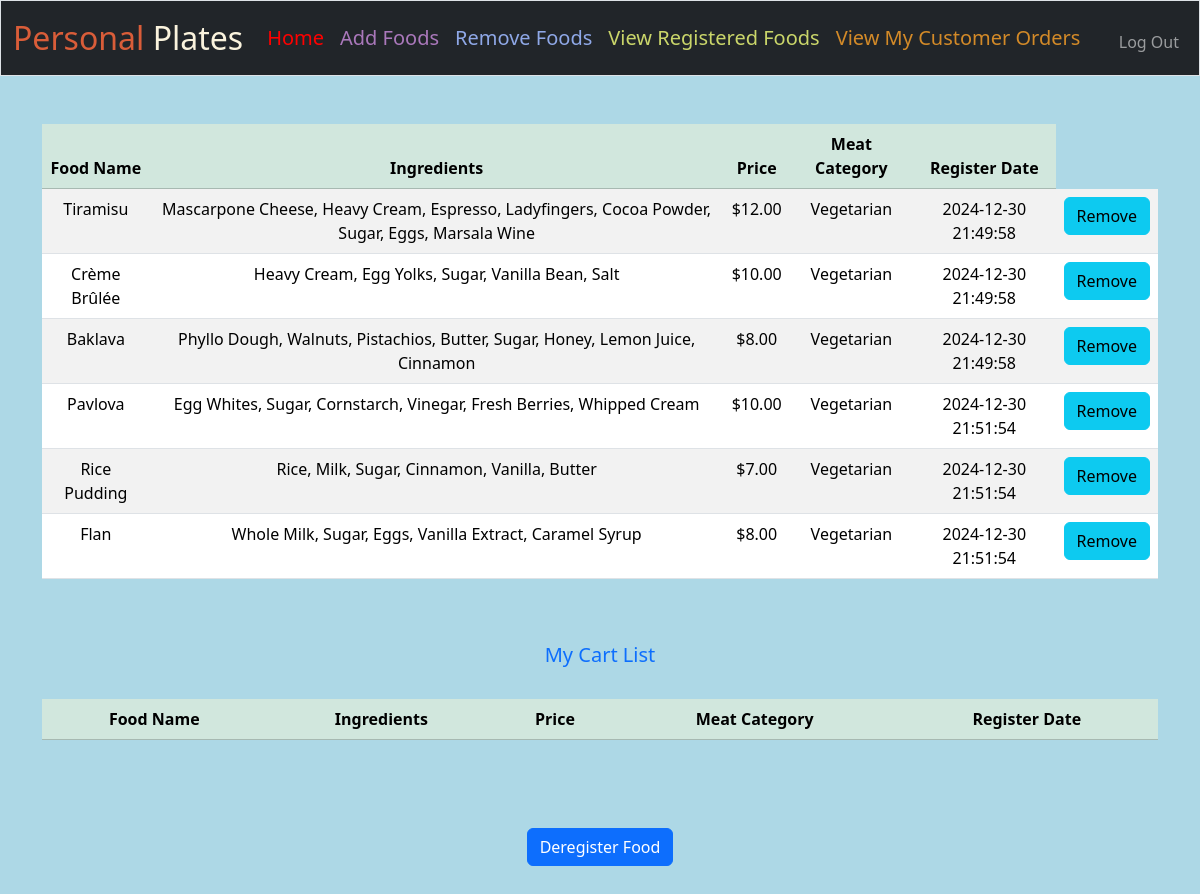
Page /chef_move_menu_from_cart (signed in) on the committed database.
### tables this page shows
CREATE TABLE chef_menu(id INTEGER PRIMARY KEY AUTOINCREMENT NOT NULL,chef_id INTEGER NOT NULL,food_name TEXT NOT NULL,price NUMERIC NOT NULL,ingredients TEXT NOT NULL,register_date TIMESTAMP NOT NULL,meat_category TEXT NOT NULL);

### app.py (the view)
@app.route("/chef_move_menu_from_cart", methods=["GET", "POST"])
@login_chef_required
def chef_move_menu_from_cart():
    if 'chef_cart_remove' not in session:
        session["chef_cart_remove"] = []
    if 'chef_cart_add' in session:
        session["chef_cart_add"] = []
    if request.method == "POST":
        cart_id = int(request.form.get("cart_id"))
        if cart_id:
            session["chef_cart_remove"] = [
                x for x in session["chef_cart_remove"] if (cart_id != x.get("cart_id"))]
        return redirect("/chef_move_menu_from_cart")
    cart = session["chef_cart_remove"]
    cart_id_list = [x.get("id") for x in cart]
    if len(cart_id_list) > 0:
        chef_menus = db.execute(
            "SELECT * FROM chef_menu where chef_id = (?) and id not in (?)", session["user_id"], cart_id_list
        )
    else:
        chef_menus = db.execute(
            "SELECT * FROM chef_menu where chef_id = (?) ", session["user_id"]
        )
    return render_template("chef_remove_menu.html", chef_menus=chef_menus, carts=cart)

### app.py (called while the page is built)
@app.after_request
def after_request(response):
    response.headers["Cache-Control"] = "no-cache, no-store, must-revalidate"
    response.headers["Expires"] = 0
    response.headers["Pragma"] = "no-cache"
    return response

### helpers.py (called while the page is built)
def login_chef_required(f):
    @wraps(f)
    def decorated_function(*args, **kwargs):
        if session.get("user_id") is None:
            return redirect("/login_chef")
        return f(*args, **kwargs)
    return decorated_function

def usd(value):
    return f"${value:,.2f}"

### templates/chef_remove_menu.html (shortened to what this page needs)
{% extends "chef_layout.html" %}
{% block main %}
    <table class="table table-striped">
        <thead class="table-success">
            <tr>
                <th>Food Name</th>
                <th>Ingredients</th>
                <th>Price</th>
                <th>Meat Category</th>
                <th>Register Date</th>
            </tr>
        </thead>
        <tbody>
            {% for menu in chef_menus %}
                <tr>
                    <td>{{ menu.food_name }}</td>
                    <td>{{ menu.ingredients }}</td>
                    <td>{{ menu.price | usd }}</td>
                    <td>{{ menu.meat_category }}</td>
                    <td>{{ menu.register_date }}</td>
                    <td>
                        <form action="/chef_remove_menu" method="post">
                            <button class="btn btn-info" type="submit">Remove</button>
                        </form>
                    </td>
                </tr>
            {% endfor %}
        </tbody>
    </table>
    <br><br>
    <h5 class="text-primary">My Cart List</h5>
    <br>
    <table class="table table-striped">
        <thead class="table-success">
            <tr>
                <th>Food Name</th>
                <th>Ingredients</th>
                <th>Price</th>
                <th>Meat Category</th>
                <th>Register Date</th>
            </tr>
        </thead>
    </table>
    <br><br><br>
    <form action="/chef_deregister_menu" method="post">
        <button class="btn btn-primary" type="submit">Deregister Food</button>
    </form>
{% endblock %}

### templates/chef_layout.html (style rules this page uses)
body { background-color: lightblue; }

### rows in the picture
chef_menu: food_name "Tiramisu", ingredients "Mascarpone Cheese, Heavy Cream, Espresso, Ladyfingers, Cocoa Powder, Sugar, Eggs, Marsala Wine", price "$12.00", meat_category "Vegetarian", register_date "2024-12-30 21:49:58"
chef_menu: food_name "Crème Brûlée", ingredients "Heavy Cream, Egg Yolks, Sugar, Vanilla Bean, Salt", price "$10.00", meat_category "Vegetarian", register_date "2024-12-30 21:49:58"
chef_menu: food_name "Baklava", ingredients "Phyllo Dough, Walnuts, Pistachios, Butter, Sugar, Honey, Lemon Juice, Cinnamon", price "$8.00", meat_category "Vegetarian", register_date "2024-12-30 21:49:58"
chef_menu: food_name "Pavlova", ingredients "Egg Whites, Sugar, Cornstarch, Vinegar, Fresh Berries, Whipped Cream", price "$10.00", meat_category "Vegetarian", register_date "2024-12-30 21:51:54"
chef_menu: food_name "Rice Pudding", ingredients "Rice, Milk, Sugar, Cinnamon, Vanilla, Butter", price "$7.00", meat_category "Vegetarian", register_date "2024-12-30 21:51:54"
chef_menu: food_name "Flan", ingredients "Whole Milk, Sugar, Eggs, Vanilla Extract, Caramel Syrup", price "$8.00", meat_category "Vegetarian", register_date "2024-12-30 21:51:54"
